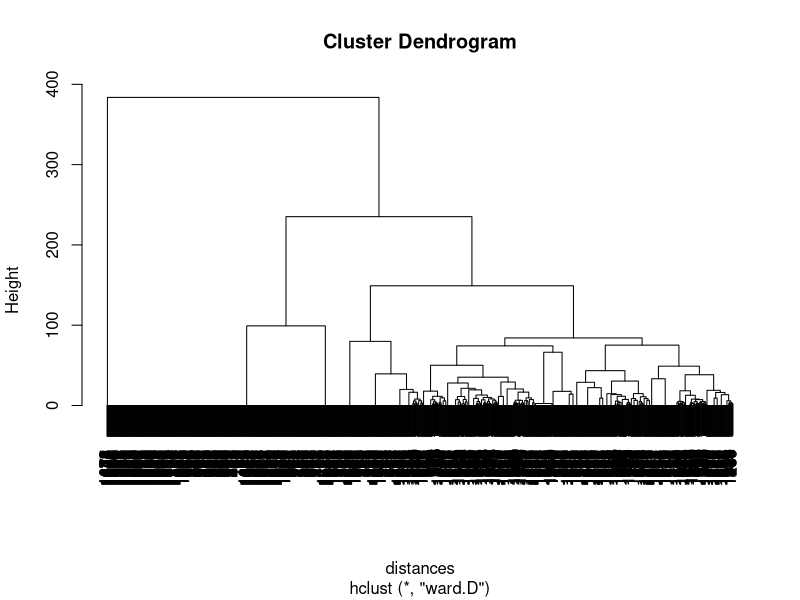

Source code (R):
# Unit 6 - Introduction to Clustering

# Video 6
setwd("C:\\Users\\bharath\\Desktop\\insofe\\R code\\cloudera")
# After following the steps in the video, load the data into R
movies = read.table("netflix.txt", header=FALSE, sep="|",quote="\"")

str(movies)

# Add column names
colnames(movies) = c("ID", "Title", "ReleaseDate", "VideoReleaseDate", "IMDB", "Unknown", "Action", "Adventure", "Animation", "Childrens", "Comedy", "Crime", "Documentary", "Drama", "Fantasy", "FilmNoir", "Horror", "Musical", "Mystery", "Romance", "SciFi", "Thriller", "War", "Western")

str(movies)

# Remove unnecessary variables
movies$ID  = NULL
movies$ReleaseDate = NULL
movies$VideoReleaseDate = NULL
movies$IMDB = NULL

# Remove duplicates
movies = unique(movies)

# Take a look at our data again:
str(movies)

table(movies$Romance,movies$Drama)

# Video 7

# Compute distances
distances = dist(movies[2:20], method = "euclidean")

# Hierarchical clustering
clusterMovies = hclust(distances, method = "ward") 

# Plot the dendrogram
plot(clusterMovies)

# Assign points to clusters
clusterGroups = cutree(clusterMovies, k = 2)

#Now let's figure out what the clusters are like.

# Let's use the tapply function to compute the percentage of movies in each genre and cluster

tapply(movies$Adventure, clusterGroups, mean)
tapply(movies$Romance, clusterGroups, mean)

# We can repeat this for each genre. If you do, you get the results in ClusterMeans.ods


# Find which cluster Men in Black is in.

subset(movies, Title=="Men in Black (1997)")
clusterGroups[257]

# Create a new data set with just the movies from cluster 2
cluster2 = subset(movies, clusterGroups==2)

# Look at the first 10 titles in this cluster:
cluster2$Title[1:10]

## to get cluster 2 column means for each column
colMeans(subset(movies[2:20],clusterGroups == 2))

# other way to get subsets is using split command
spl = split(movies[2:20],clusterGroups)
colMeans(spl[[1]]) ##gives centroid of the cluster
lapply(spl,colMeans) # give centroid for each cluster in spl

